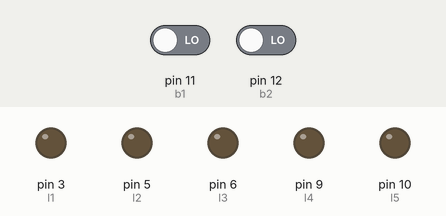
Simulated run of this sketch. Board: Arduino Uno, built with avr-gcc and run on an emulated ATmega328P. Parts: output pins drawn as LEDs (lit = HIGH). Dashed ring = blinking. The inputs (shaded band) are chosen by the test bench; at power-on: pin 11 (b1) LOW, pin 12 (b2) LOW.

Above: at 1.2 s.
1.3 s: pin 11 (b1) driven HIGH
At 2.05 s:
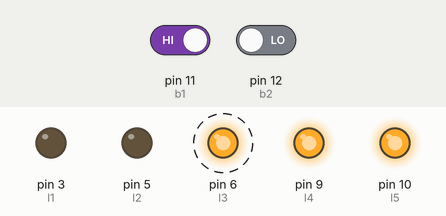
4.3 s: pin 11 (b1) driven LOW
At 4.45 s:
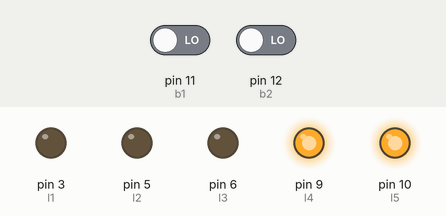
7.3 s: pin 12 (b2) driven HIGH
At 7.9 s:
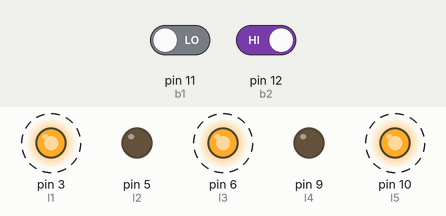
10.3 s: pin 12 (b2) driven LOW
At 10.5 s:
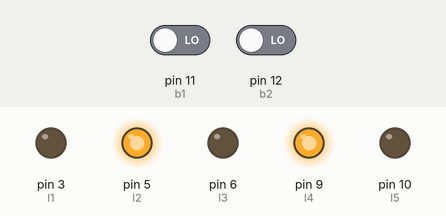
Timing chart, 0 to 13.1 s (numbered marks = the images above; inputs shaded):
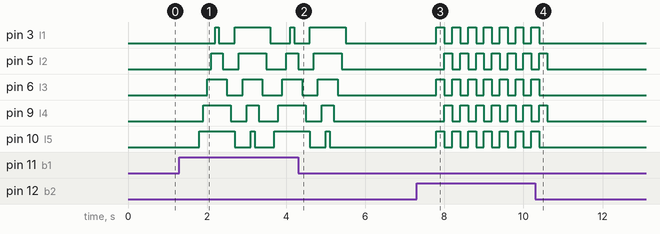

Measured:
- after the input at 1.3 s, pin 3 (l1): goes HIGH 0.10 s, LOW 0.40 s, HIGH 0.90 s, LOW 0.50 s, HIGH 0.10 s, then LOW, starting after 0.90 s; pin 5 (l2): goes HIGH 0.30 s, LOW 0.40 s, HIGH 0.70 s, LOW 0.50 s, then HIGH, starting after 0.80 s
- after the input at 4.3 s, pin 3 (l1): goes on until 5.5 s, then stays LOW; pin 5 (l2): goes on until 5.4 s, then stays LOW; pin 6 (l3): goes on until 5.3 s, then stays LOW; pin 9 (l4): goes on until 5.2 s, then stays LOW; pin 10 (l5): goes on until 5.1 s, then stays LOW
- after the input at 7.3 s, pin 3 (l1), pin 6 (l3), pin 10 (l5): alternates HIGH for 0.20 s and LOW for 0.20 s, starting after 0.50 s; pin 5 (l2), pin 9 (l4): alternates HIGH for 0.20 s and LOW for 0.20 s, starting after 0.70 s
- after the input at 10.3 s, pin 3 (l1), pin 6 (l3), pin 10 (l5): goes on until 10.4 s, then stays LOW; pin 5 (l2), pin 9 (l4): goes on until 10.6 s, then stays LOW

The sketch:

MidtermExamination.ino
```cpp
int l1 = 3;   //set the LED to pin 3
int l2 = 5;   //set the LED to pin 5
int l3 = 6;   //set the LED to pin 6
int l4 = 9;   //set the LED to pin 9
int l5 = 10;  //set the LED to pin 10

int b1 = 11;  //set or connect the b1 to pin 11
int b2 = 12;  //set or connect the b1 to pin 12

int currentStateB1; // Initialize and set value to default
int currentStateB2; // Initialize and set value to default
int lastStateB1 = LOW;  // intialize and set to Low
int lastStateB2 = LOW;   // intialize and set to Low
int debounceDelay = 500; // initialize and set value to 500

long debounceTimeB1 = 0;  // initialize the variable and set the value to zero
long debounceTimeB2 = 0;  // initialize the variable and set the value to zero


void setup() {
  // put your setup code here, to run once:
  // set and define the to corresponding input or output
  pinMode(l1, OUTPUT);  // we define the LED as an output
  pinMode(l2, OUTPUT);  // we define the LED as an output
  pinMode(l3, OUTPUT);  // we define the LED as an output
  pinMode(l4, OUTPUT);  // we define the LED as an output
  pinMode(l5, OUTPUT);  // we define the LED as an output
  pinMode(b1, INPUT);   //we define the button as an input
  pinMode(b2, INPUT);   //we define the button as an input

}

void loop() {
  // put your main code here, to run repeatedly:
  currentStateB1 = digitalRead(b1); // Read the value of b1 and insert it to currentStateB1 variable
  currentStateB2 = digitalRead(b2); // Read the value of b2 and insert it to currentStateB2 variable
  // debounce button1
  if( currentStateB1 != lastStateB1){ // check if currentStateB1 is not equal to lastStateB1
    debounceTimeB1 = millis();  // gets the millis function(program time running)
  }
  // press check and sequence

  if((millis() - debounceTimeB1) > debounceDelay){   // check if the time programrun(millis) minus the button is pressed(debouncetimeb1) is greater than debounceDelay=50)
    if(currentStateB1 == HIGH){
      //LED sequence 1
      // LED on l to r
      digitalWrite(l5, HIGH); // set the LED on
      delay(100);             // 100 msec interval
      digitalWrite(l4, HIGH);// set the LED on
      delay(100);// 100 msec interval
      digitalWrite(l3, HIGH);// set the LED on
      delay(100);// 100 msec interval
      digitalWrite(l2, HIGH);// set the LED on
      delay(100);// 100 msec interval
      digitalWrite(l1, HIGH);// set the LED on
      delay(100);   // 100 msec interval
      // LED off r to l
      digitalWrite(l1, LOW);  // LED will turn off
      delay(100);// 100 msec interval
      digitalWrite(l2, LOW);// LED will turn off
      delay(100);// 100 msec interval
      digitalWrite(l3, LOW);// LED will turn off
      delay(100);// 100 msec interval
      digitalWrite(l4, LOW);// LED will turn off
      delay(100);// 100 msec interval
      digitalWrite(l5, LOW);// LED will turn off
      // LED on r to l
      digitalWrite(l1, HIGH);// set the LED on
      delay(100);// 100 msec interval
      digitalWrite(l2, HIGH);// set the LED on
      delay(100);// 100 msec interval
      digitalWrite(l3, HIGH);// set the LED on
      delay(100);// 100 msec interval
      digitalWrite(l4, HIGH);// set the LED on
      delay(100);// 100 msec interval
      digitalWrite(l5, HIGH);// set the LED on
      delay(100); // 100 msec interval
      // LED off l to r
      digitalWrite(l5, LOW);// LED will turn off
      delay(100);// 100 msec interval
      digitalWrite(l4, LOW);// LED will turn off
      delay(100);// 100 msec interval
      digitalWrite(l3, LOW);// LED will turn off
      delay(100);// 100 msec interval
      digitalWrite(l2, LOW);// LED will turn off
      delay(100);// 100 msec interval
      digitalWrite(l1, LOW);// LED will turn off
      delay(100);// 100 msec interval
    }
  }

  // debounce button 2
  if( currentStateB2 != lastStateB2){ // check if currentStateB2 is not equal to lastStateB2
    debounceTimeB2 = millis();  // gets the millis function(program time running)
  }
  // press check and sequence
  if((millis() - debounceTimeB2) > debounceDelay){  // check if the time programrun(millis) minus the button is pressed(debouncetimeb2) is greater than debounceDelay=50)
    if(currentStateB2 == HIGH){ // check is currentStateb2 is high or the button is on
      //SEQUENCE 2
      // odd even off and on
      // odd on
      digitalWrite(l1, HIGH); // LED will turn on
      digitalWrite(l3, HIGH); // LED will turn on
      digitalWrite(l5, HIGH); // LED will turn on
      delay(200);             // 200 msec inter
      // odd of while even on
      digitalWrite(l1, LOW);  // LED will turn off
      digitalWrite(l3, LOW);  // LED will turn off
      digitalWrite(l5, LOW);  // LED will turn off
      digitalWrite(l2, HIGH); // LED will turn on
      digitalWrite(l4, HIGH); // LED will turn on
      delay(200);
      // even off while odd
      digitalWrite(l2, LOW);  // LED will turn off
      digitalWrite(l4, LOW);  // LED will turn off

    }
  }
  lastStateB1 = currentStateB1; // update lastStateB1 to equalto currentStateB1
  lastStateB2 = currentStateB2; // update lastStateB2 to equalto currentStateB2

}
```
